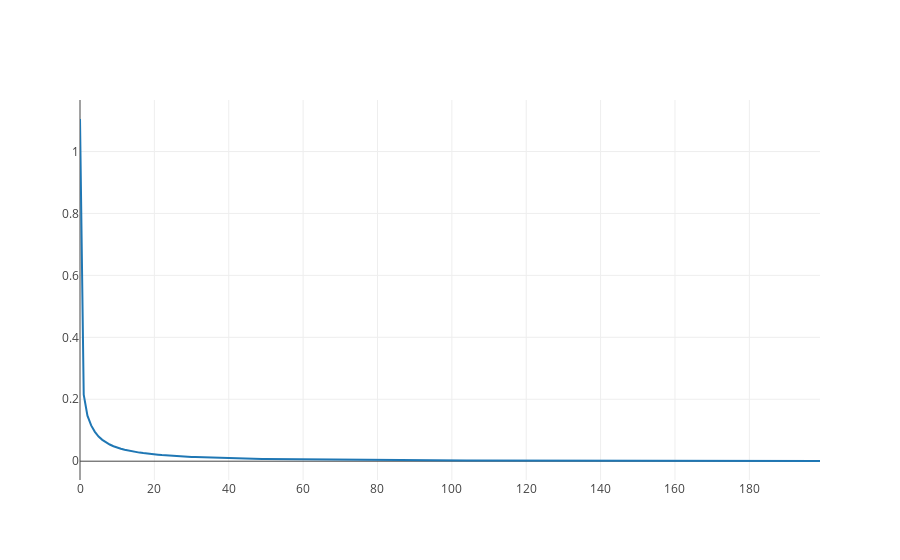

Notebook code for this chart:
### Code cell
line1 = go.Scatter(
    x = np.array(range(len(epochError))),
    y = epochError,
    mode = 'lines'
)

fig = go.Figure(data=[line1])
py.offline.iplot(fig)

### Figure 1 — Plotly figure (JSON) as saved in the notebook; plotly's stock layout.template omitted (floating-point values rounded to 4 significant figures; data arrays with more than 128 entries replaced by an {"elided": "..."} marker saying what was removed)
{"data": [{"mode": "lines", "type": "scatter", "x": {"elided": "200 int values"}, "y": {"elided": "200 float values"}}], "layout": {}}
